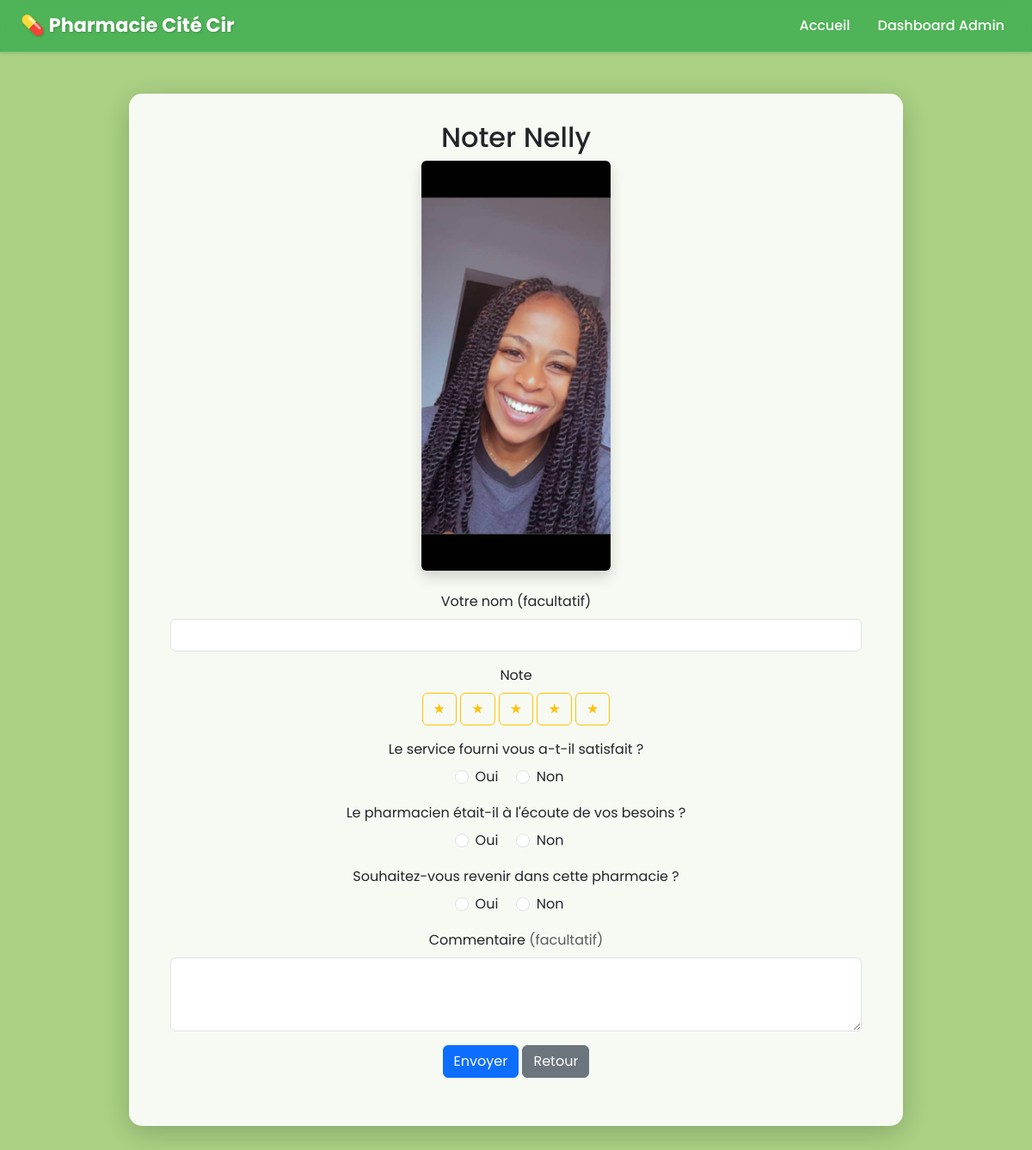
Page /pharmacien/1/noter/ on the committed database.
### pharmacie_app/models.py (models this page shows, shortened)
class Pharmacien(models.Model):
    nom = models.CharField(max_length=100)
    adresse = models.CharField(max_length=255)
    telephone = models.CharField(max_length=20)
    email = models.EmailField(unique=True)
    image = models.ImageField(upload_to='pharmaciens/', blank=True, null=True)
    description = models.TextField(blank=True)
    date_ajout = models.DateTimeField(auto_now_add=True)

### pharmacie_app/views.py (the view, shortened to what this page needs)
# urls.py: path('pharmacien/<int:pk>/noter/', views.noter_pharmacien, name='noter_pharmacien'),
def noter_pharmacien(request, pk):
    pharmacien = get_object_or_404(Pharmacien, pk=pk)
    return render(request, 'pharmacie_app/noter_pharmacien.html', {'pharmacien': pharmacien})

### pharmacie_app/templates/pharmacie_app/noter_pharmacien.html (shortened to what this page needs)
{% extends 'pharmacie_app/base.html' %}
{% block content %}
<h2>Noter {{ pharmacien.nom }}</h2>
<form method="post" class="mb-4">
<img src="{{ pharmacien.image.url }}" alt="Photo de {{ pharmacien.nom }}"
     class="rounded shadow mb-4" style="width: 220px; height: auto; object-fit: cover;">
    <div class="mb-3">
        <label for="auteur" class="form-label">Votre nom (facultatif)</label>
        <input type="text" class="form-control" id="auteur" name="auteur">
    </div>
    <div class="mb-3">
        <label class="form-label">Note</label>
        <div id="star-rating" class="mb-2">
            {% for i in "12345" %}
                <label class="btn btn-outline-warning" for="star{{ i }}">
                    &#9733;
                </label>
            {% endfor %}
        </div>
    </div>
    <div class="mb-3">
        <label class="form-label">Le service fourni vous a-t-il satisfait ?</label><br>
        <div class="form-check form-check-inline">
            <input class="form-check-input" type="radio" name="service_satisfait" value="oui" required>
            <label class="form-check-label">Oui</label>
        </div>
        <div class="form-check form-check-inline">
            <input class="form-check-input" type="radio" name="service_satisfait" value="non">
            <label class="form-check-label">Non</label>
        </div>
    </div>
    <div class="mb-3">
        <label class="form-label">Le pharmacien était-il à l'écoute de vos besoins ?</label><br>
        <div class="form-check form-check-inline">
            <input class="form-check-input" type="radio" name="ecoute" value="oui" required>
            <label class="form-check-label">Oui</label>
        </div>
        <div class="form-check form-check-inline">
            <input class="form-check-input" type="radio" name="ecoute" value="non">
            <label class="form-check-label">Non</label>
        </div>
    </div>
    <div class="mb-3">
        <label class="form-label">Souhaitez-vous revenir dans cette pharmacie ?</label><br>
        <div class="form-check form-check-inline">
            <input class="form-check-input" type="radio" name="revenir" value="oui" required>
            <label class="form-check-label">Oui</label>
        </div>
        <div class="form-check form-check-inline">
            <input class="form-check-input" type="radio" name="revenir" value="non">
            <label class="form-check-label">Non</label>
        </div>
    </div>
    <div class="mb-3">
        <label for="commentaire" class="form-label">Commentaire <span class="text-muted">(facultatif)</span></label>
        <textarea class="form-control" id="commentaire" name="commentaire" rows="3"></textarea>
    </div>
    <button type="submit" class="btn btn-primary">Envoyer</button>
    <a href="{% url 'detail_pharmacien' pharmacien.pk %}" class="btn btn-secondary">Retour</a>
</form>
{% endblock %}

### pharmacie_app/templates/pharmacie_app/base.html (style rules this page uses)
body { background: #aad184; font-family: 'Poppins', sans-serif; background-size: cover; background-attachment: fixed; overflow-x: hidden; }

### rows in the picture
Pharmacien: nom "Nelly", image (picture)
